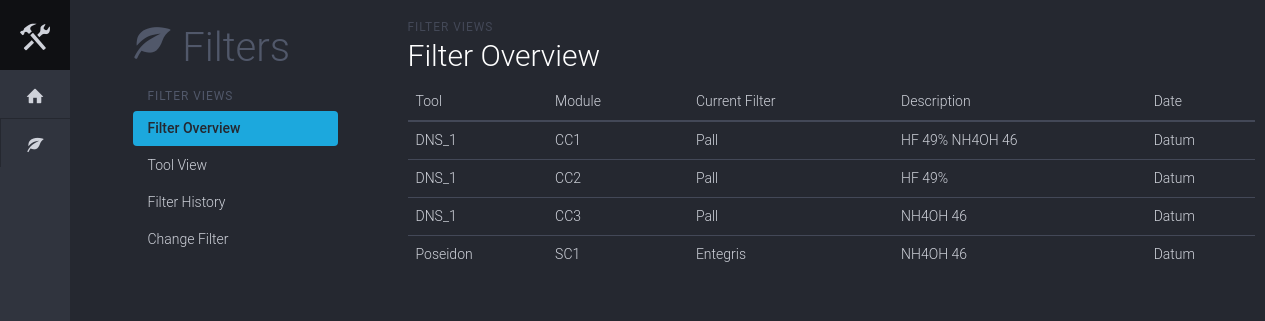
Screenshot of /filters/ with the database file from the repository.
### filter_app/models.py (models this page shows)
class Module(models.Model):
	name = models.CharField(max_length=32)
	main_tool = models.ForeignKey(Tool)
	current_filter = models.ForeignKey(Filter, related_name='modules')
	previous_filter = models.ForeignKey(Filter, related_name='+', null=True) # No backwards relation!
	chemistry = models.ManyToManyField(Chemistry, related_name='modules')
	class Meta:
		app_label = 'filter_app'
		verbose_name = 'module'
		verbose_name_plural = 'modules'
	def __unicode__(self):
		return self.main_tool.name + '-' +self.name
	def __str__(self):
		return self.main_tool.name + '-' +self.name

class Tool(models.Model):
	CR_CHOICES = (
	    ('FAB1', 'FAB1'),
	    ('FAB2', 'FAB2'),
	)
	name = models.CharField(max_length=8, unique=True)
	cleanroom = models.CharField(max_length=16, choices=CR_CHOICES, default='FAB1', null=True)
	class Meta:
		app_label = 'filter_app'
		verbose_name = 'tool'
		verbose_name_plural = 'tools'
		ordering = ['cleanroom', 'name', ]
	def __unicode__(self):
		return self.name
	def __str__(self):
		return self.name

class Filter(models.Model):
	product_code = models.CharField(max_length=255, unique=True)
	manufacturer = models.CharField(max_length=255)
	pore_size = models.CharField(max_length=32)
	class Meta:
		app_label = 'filter_app'
		verbose_name = 'filter'
		verbose_name_plural = 'filters'
	def __unicode__(self):
		return self.product_code
	def __str__(self):
		return self.product_code

class Chemistry(models.Model):
	name = models.CharField(max_length=32)
	concentration = models.CharField(max_length=32)
	class Meta:
		app_label = 'filter_app'
		verbose_name = 'chemistry'
		verbose_name_plural = 'chemicals'
	def __unicode__(self):
		return str(self.name) + ' ' + str(self.concentration)
	def __str__(self):
		return str(self.name) + ' ' + str(self.concentration)
	def description(self):
		return str(self.name) + ' ' + str(self.concentration)

### filter_app/views.py (the view)
class OverviewPage(ListView):
	model = models.Module
	context_object_name = 'module_list'
	template_name = 'overview.html'
	def get_queryset(self):
		return self.model.objects.all().prefetch_related()

### filter_app/templates/overview.html (shortened to what this page needs)
{% extends 'layout.html' %}
{% load staticfiles %}
{% block extra_css %}
	<link rel="stylesheet" href="{% static 'css/style.css' %}">
{% endblock extra_css %}
{% block navbar %}
	<nav class="iconav">
		<a class="iconav-brand" href="#">
			<span class="iconav-brand-icon icon icon-tools"></span>
		</a>
		<div class="iconav-slider">
			<ul class="nav nav-pills iconav-nav">
				<li>
					<a href="#" title="Overview" data-toggle="tooltip" data-placement="right" data-container=".iconav">
						<span class="icon icon-home"></span>
					</a>
				</li>
				<li>
					<a href="#" title="Overview" data-toggle="tooltip" data-placement="right" data-container=".iconav">
						<span class="icon icon-leaf"></span>
					</a>
				</li>
			</ul>
		</div>
	</nav>
{% endblock navbar %}
{% block content %}
	<div class="container">
		<div class="row">
			<div class="col-sm-9 col-xs-12 content">
				<div class="dashhead">
					<div class="dashhead-titles">
						<h6 class="dashhead-subtitle">Filter Views</h6>
						<h2 class="dashhead-title">Filter Overview</h2>
					</div>
				</div>
				<div class="table-full">
					<div class="table-responsive">
						<table class="table" data-sort="table">
							<thead>
								<tr>
									<th class="header">Tool</th>
									<th class="header">Module</th>
									<th class="header">Current Filter</th>
									<th class="header">Description</th>
									<th class="header">Date</th>
								</tr>
							</thead>
							<tbody>
								{% for module in module_list %}
								<tr>
									<td>
										{{ module.main_tool.name }}
									</td>
									<td>
										{{ module.name }}
									</td>
									<td>
										{{  module.current_filter.product_code }}
									</td>
									<td>
										{% for chem in module.chemistry.all %}
											{{ chem }}
										{% endfor %}
									</td>
									<td>
										Datum
									</td>
								</tr>
								{% endfor %}
							</tbody>
						</table>
					</div>
				</div>
			</div>
		</div>
	</div>
{% endblock content %}

### filter_app/static/css/style.css (style rules this page uses)
table { font-size: 14px; font-weight: 300; }

### rows the page displays
Module: main_tool.name "DNS_1", name "CC1", current_filter.product_code "Pall"
Chemistry: name+concentration "HF 49%"
Chemistry: name+concentration "NH4OH 46"
Module: main_tool.name "DNS_1", name "CC2", current_filter.product_code "Pall"
Module: main_tool.name "DNS_1", name "CC3", current_filter.product_code "Pall"
Module: main_tool.name "Poseidon", name "SC1", current_filter.product_code "Entegris"
